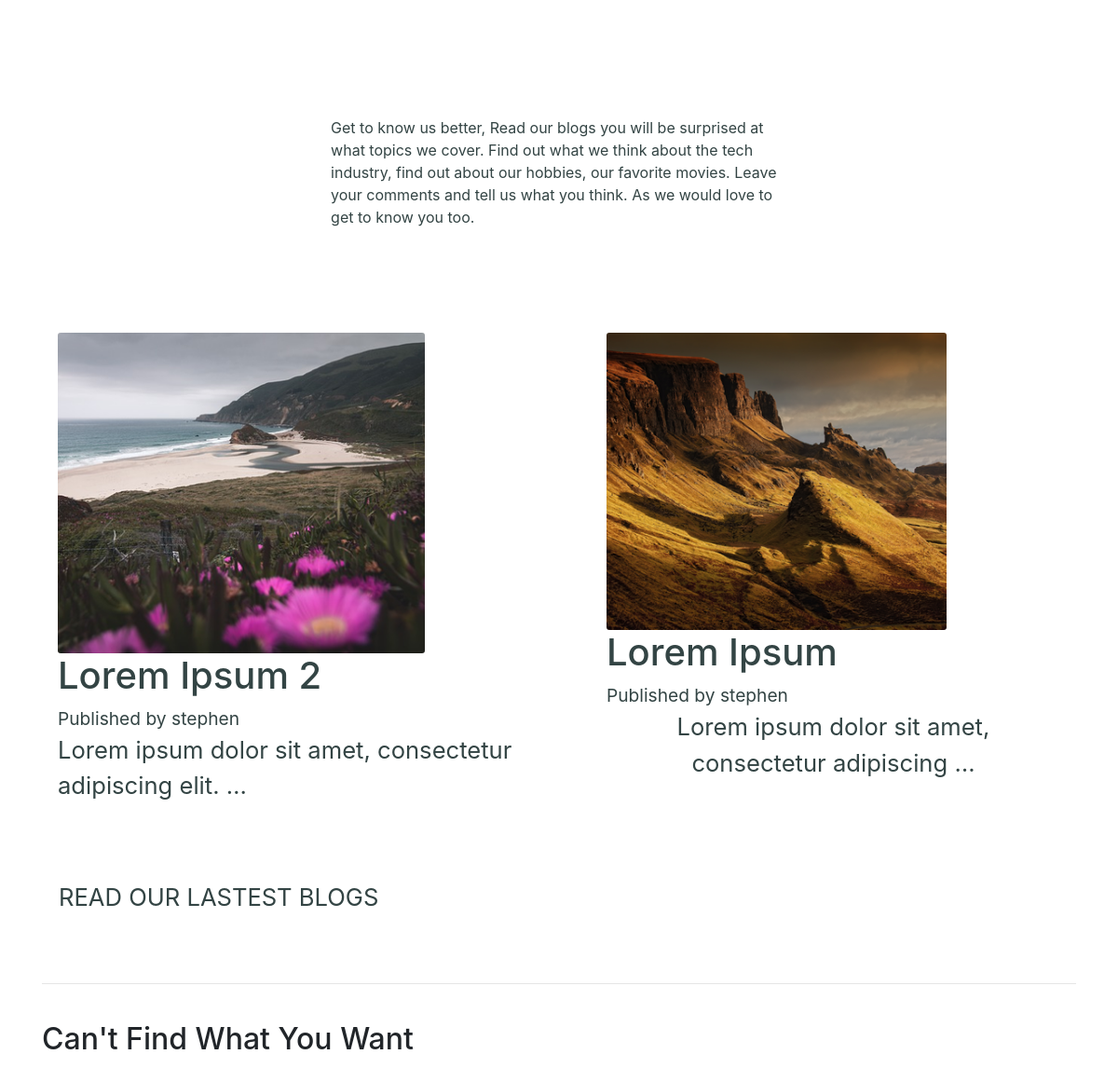
Before: / (middle part) with the older database file.
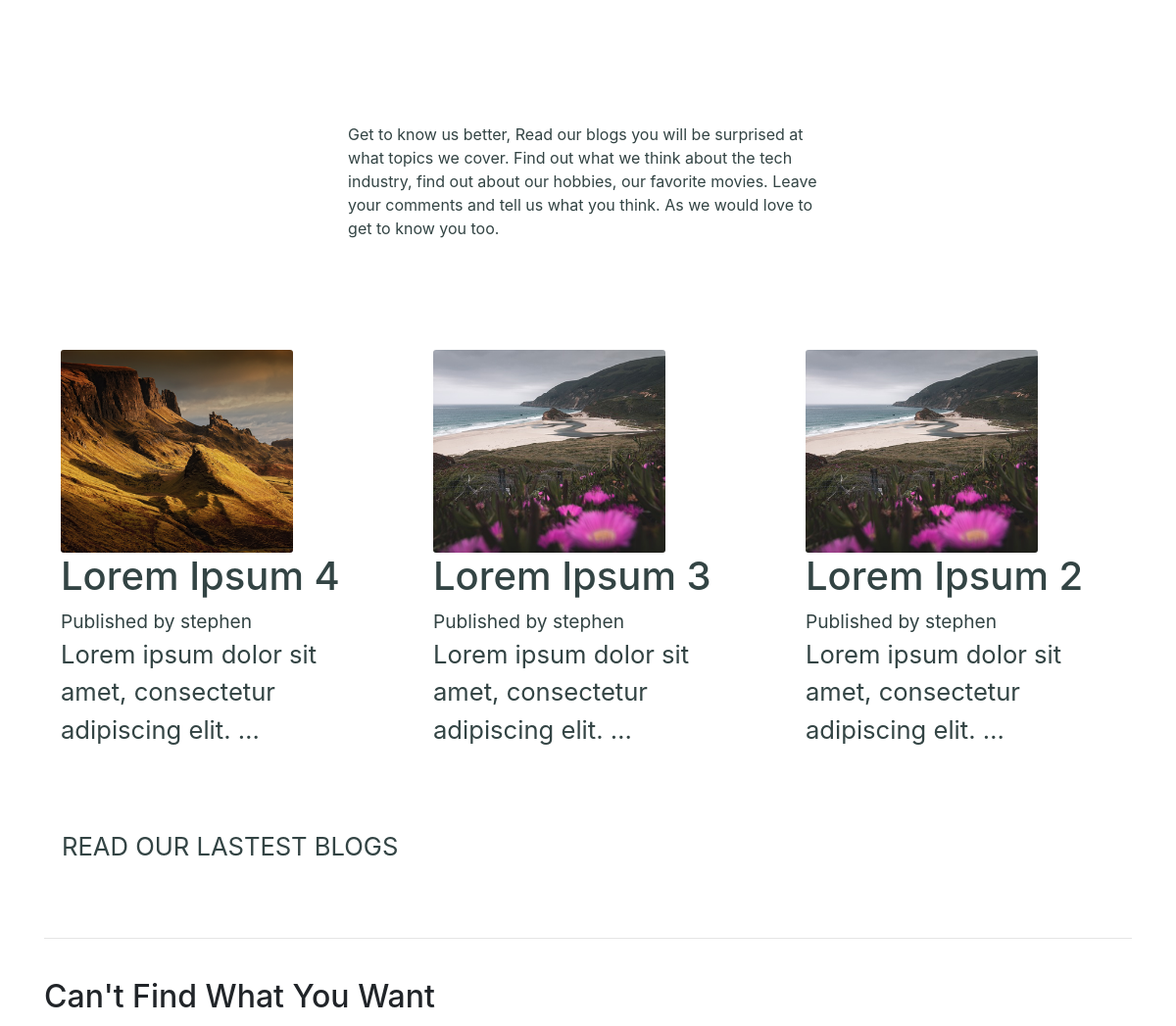
After: the same page with the newer database file.
### blog/models.py (models this page shows, shortened)
class Post(models.Model):
    STATUS_CHOICES = (
        ('draft', 'Draft'),
        ('published', 'Published'),
    )
    title = models.CharField(max_length=100, blank=True,null=True)
    slug = models.SlugField(blank=True, null=True,unique_for_date='publish')
    author = models.ForeignKey(Author, on_delete=models.CASCADE,related_name='blog_posts')
    categories = models.ManyToManyField(Category)
    featured = models.BooleanField(default=False)
    tags = TaggableManager()
    image_thumbnail = ProcessedImageField(upload_to='thumnail_headers/',processors=[ResizeToFill(400, 350)],format='PNG',options={'quality': 60})
    blog_header_image = ProcessedImageField(upload_to='blog_headers/',processors=[ResizeToFill(750, 500)],format= 'PNG',options={'quality': 60})
    alt = models.CharField(max_length=100, verbose_name='alternative text', blank=True,null=True)
    description = RichTextUploadingField(blank=True,null=True)
    comment_count = models.IntegerField(default=0)
    publish = models.DateTimeField(default=timezone.now)
    created = models.DateTimeField(auto_now_add=True)
    updated = models.DateTimeField(auto_now=True)
    status = models.CharField(max_length=10, choices=STATUS_CHOICES, default='draft')
    published = PublishedManager() # PUBLISHED POST MANAGER.
    def get_absolute_url(self):
        return reverse("post-detail", kwargs={
            "slug": self.slug,
            "pk": self.pk
        })
    class Meta:
        ordering = ('-publish',)

class Author(models.Model):
    user = models.OneToOneField(User, on_delete=models.CASCADE)
    profile_image =  ProcessedImageField(upload_to='author_profile/',processors=[ResizeToFill(50, 50)],format='PNG',options={'quality': 60})
    def __str__(self):
        return self.user.username

### affiliate/views.py (the view, shortened to what this page needs)
# urls.py: path('', HomeView.as_view(), name='home'),
class HomeView(FormView,TemplateView):
    form_class = SubscribeForm
    template_name = 'home/index.html'
    success_url = reverse_lazy('home')
    def get_context_data(self, **kwargs):
        featured = Post.published.filter(featured=True)[0:3]
        context = super().get_context_data(**kwargs)
        context['title'] = 'Welcome'
        context['featured'] = featured
        return context

### blog/models.py (called while the page is built)
    def get_queryset(self):
        return super(PublishedManager,self).get_queryset().filter(status='published')

### affiliate/templates/home/index.html (shortened to what this page needs)
{% extends 'layout/base.html' %}
{% load static %}
{% block content %}
  <div class="container">
    <div class="row">
    </div>
<section class="blog-section">
    <div class="row">
       <p class="blog-section__text">
        <span class="blog-section__text--bolder">Get to know us better,</span>
        Read our blogs you will be surprised at what topics we cover.
        Find out what we think about the tech industry,
        find out about our hobbies, our favorite movies.
        Leave your comments and tell us what you think.
        As we would love to get to know you too.
       </p>
       <div class="blog-featured">
       {% for post in featured %}
       <div class="blog-card">
        <a href="{{post.get_absolute_url}}"><img src="{{post.image_thumbnail.url}}" alt="{{post.title}}" class="blog-card__img"></a>
        <h5 class="blog-card__title">{{post.title}}</h5>
        <div class="blog-card__date">Published by {{post.author}}</div>
        <div class="blog-card__body">
            {{post.description | truncatewords:8 | safe}}
        </div>
        </div>
        {% endfor %}
        </div>
            <div class="blog-section__btn margin-top-sm">
            <a href="{% url 'list' %}" class="btn btn--white">Read our lastest blogs</a>
        </div>
    </div>
</section>
    <br/>
    <hr/>
    <br/>
    <h2>Can't Find What You Want</h2>
    <br/>
    <br/>
    <br/>
  </div>
{% endblock content %}

Changed rows visible on the page:
no longer on this page (row unchanged): Post: image_thumbnail (picture), title "Lorem Ipsum", author "stephen", description "Lorem ipsum dolor sit amet, consectetur adipiscing …"
added Post: image_thumbnail (picture), title "Lorem Ipsum 4", author "stephen", description "Lorem ipsum dolor sit amet, consectetur adipiscing elit. …"
added Post: image_thumbnail (picture), title "Lorem Ipsum 3", author "stephen", description "Lorem ipsum dolor sit amet, consectetur adipiscing elit. …"
